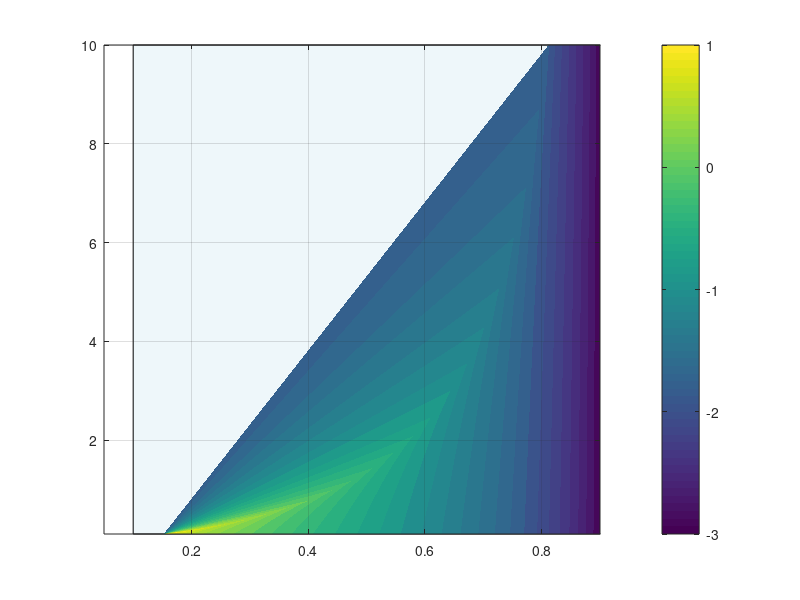

The MATLAB script that drew this image: (Note: this script raises an error after producing the figure.)
% Make figure 3 in the ms, showing the flat steady intrusion length as a
% function of F and dT, with tipping point contours for different values of
% C. 
%
% 22/11/22 ATB, MIT license.
clear
%
% load the data
% 
f = load("data-for-figures/figure3_data.mat");
figure(1); clf; hold on; box on; grid on

%
% fill in the background
%
yl = [0.1, 10];
xl = [1e-1, 0.901]; %x and y limits of final plot
bgc = [67,85,90]/100; %background color
fill([xl, flip(xl)], [yl(1), yl(1), yl(end), yl(end)], bgc , 'FaceAlpha', 0.2)

%
% add map where finite intrusion exists
%
contourf(f.F, f.dT, log10(f.intrusion_length), 30, 'linestyle', 'none');
cc = colorbar; 
clabels = 10.^(-3:1:1);  
clabstring  =  ["10^{-3}", "10^{-2}", "10^{-1}", "10^{0}", "10^{1}"];
caxis(log10(clabels([1 end]))); 
set(cc,'Ticks',log10(clabels),'TickLabels', clabstring); 
cmap = cmocean('tempo');
colormap(cmap(20:end,:)); %remove final white shades
cc.Label.String = 'dimensionless intrusion length';
cc.Label.FontSize = 14; 


%
% add the tipping point curves for different C
%
colmap = cmocean('matter',6);
colmap = colmap((length(colmap)-3):end, :);
colmap(1,:) = ([0.9490    0.5855    0.4038] + [ 0.8874    0.3829    0.3249])/2;
for i = 1:3
    plot(f.FF, f.dTc(i,:),  'color', colmap(i,:), 'linewidth', 2.2);
end

%
% add text labels
%
txt1 = text(0.11,8.5, 'unbounded intrusion', 'FontSize', 16, 'FontName', 'Helvetica', 'Interpreter', 'none');
txt2 = text(0.623,0.12, 'bounded intrusion', 'FontSize', 16, 'FontName', 'Helvetica', 'Interpreter', 'none');
txt3 = text(0.57, 5.5, '$C = 0.01$', 'Interpreter', 'Latex', 'Rotation', 44, 'Color', colmap(3,:));
txt4 = text(0.72, 5.85, '$C = 0.1$', 'Interpreter', 'Latex', 'Rotation', 48, 'Color', colmap(2,:));
txt5 = text(0.84, 6.2, '$C = 1$', 'Interpreter', 'Latex', 'Rotation', 55, 'Color', colmap(1,:));


%
% tidy things
%
set(gca, 'YScale', 'log')
ylim(yl)
xlim(xl)
xlabel('$F$', 'FontSize', 16, 'Interpreter','latex')
ylabel('$\Delta T$', 'FontSize', 16, 'Interpreter','latex')
ax = gca; ax.XTick = 0.1:0.2:0.9;
fig = gcf;
fig.Position(3:4) = [560,420];
